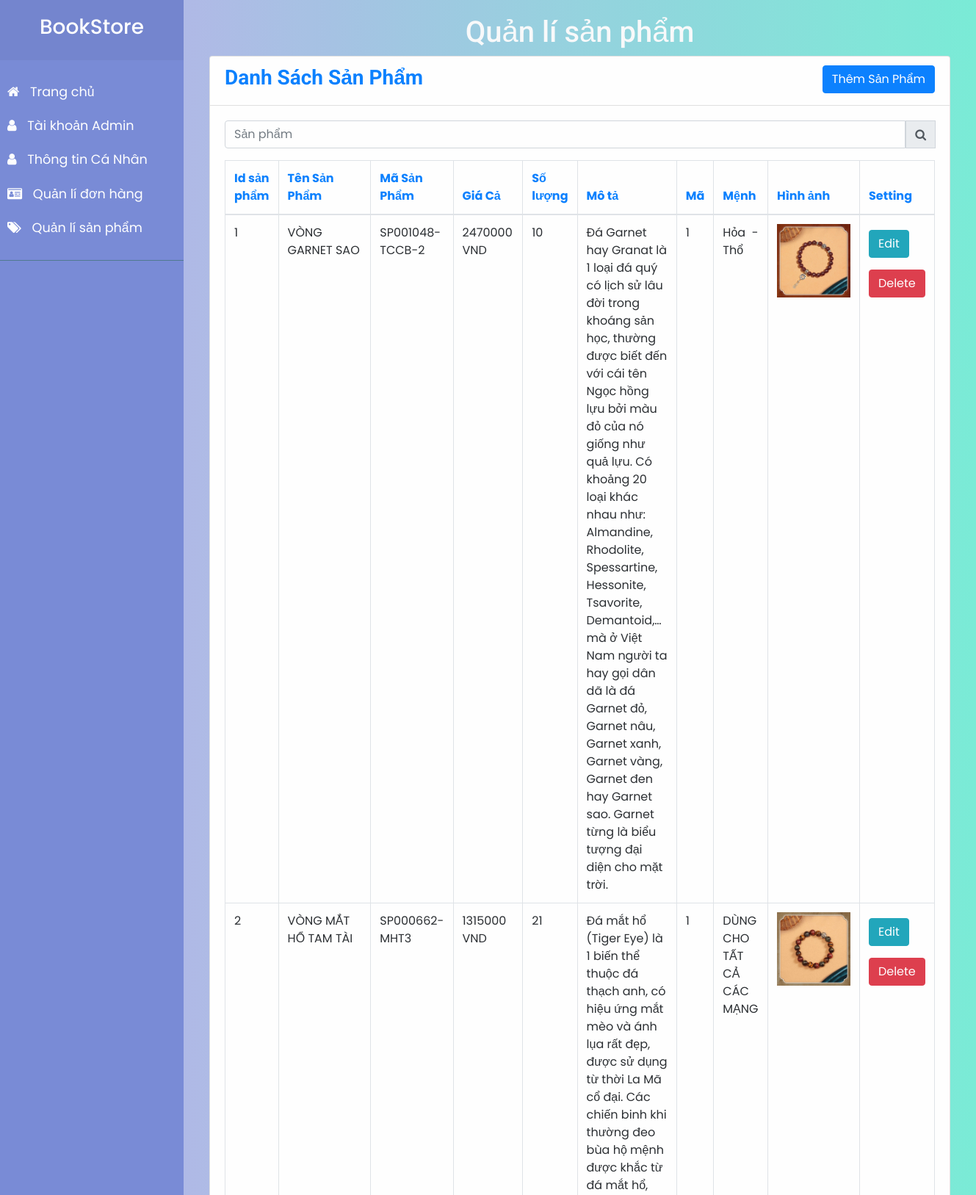
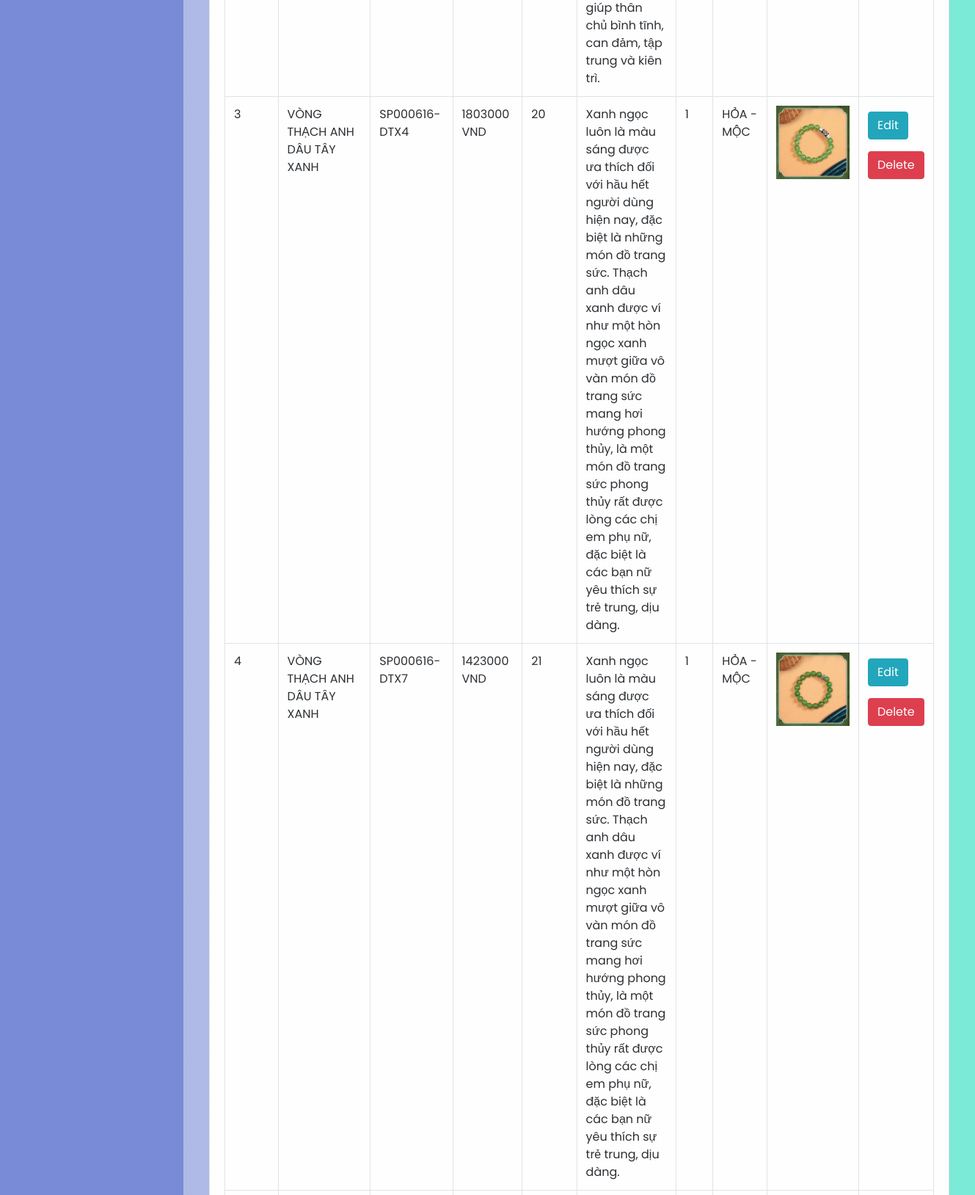
/Admin/SanPhamAdmin.php (upper part), run on the app's committed database (2 pictures, top to bottom).
### tables this page shows
CREATE TABLE `products` (
  `prd_id` int(100) NOT NULL,
  `prd_name` varchar(255) NOT NULL,
  `MaSP` varchar(20000) NOT NULL,
  `images` char(50) NOT NULL,
  `price` int(10) NOT NULL,
  `quantity` int(10) NOT NULL,
  `descriptions` varchar(500) NOT NULL,
  `brand_id` int(100) NOT NULL,
  `Menh` text NOT NULL
);

### Admin/SanPhamAdmin.php (the view, shortened to what this page needs)
<!DOCTYPE html>
<html lang="en">
  <head>
    <link
      rel="stylesheet"
      href="https://cdnjs.cloudflare.com/ajax/libs/font-awesome/4.7.0/css/font-awesome.min.css"
    />
    <link rel="stylesheet" href="css/bootstrap.min.css" />
    <link rel="stylesheet" href="css/jquery-ui.min.css" />
    <link rel="stylesheet" href="css/modal.css" />
    <link rel="stylesheet" href="css/style4.css" />
    <link rel="stylesheet" type="text/css" href="css/main.css" />
  </head>
  <body>
    <div class="wrapper">
      <?php
        include("sidebar.php");
      ?>
      <div id="content">
        <h1 class="text-center text-title-Don text-light">Quản lí sản phẩm</h1>
        <div class="container-fluid">
          <div class="card">
            <div class="card-header myCardHeader">
              <div class="row">
                <div class="col-md-6">
                  <h3
                    class="
                      text-left text-primary text-title-Don
                      font-weight-bold
                    "
                  >
                    Danh Sách Sản Phẩm
                  </h3>
                </div>
                <div class="col-md-6 text-right">
                  <button
                    class="btn btn-primary"
                    id="btnThem"
                    data-toggle="modal"
                    data-target="#myModal"
                  >
                    Thêm Sản Phẩm
                  </button>
                </div>
              </div>
            </div>
            <div class="card-body">
              <div class="row mb-3">
                <div class="col">
                  <div class="input-group">
                    <input
                      type="text"
                      class="form-control"
                      placeholder="Sản phẩm"
                      id="searchName"
                    />
                    <div class="input-group-prepend">
                      <span class="input-group-text" id="btnTimNV"
                        ><i class="fa fa-search"></i
                      ></span>
                    </div>
                  </div>
                </div>
              </div>
              <table class="table table-bordered table-hover myTable">
                <thead class="text-primary">
                  <tr>
                    <th class="nowrap">
                      <span class="">Id sản phẩm</span>
                    </th>
                    <th>Tên Sản Phẩm</th>
                    <th>Mã Sản Phẩm</th>
                    <th>Giá Cả</th>
                    <th>Số lượng</th>
                    <th>Mô tả</th>
                    <th>Mã</th>
                    <th>Mệnh</th>
                    <th>Hình ảnh</th>
                    <th>Setting</th>
                  </tr>
                </thead>
                <tbody id="tableDonHang">
                  <?php
                      include('connect.php');
                      $lenh = "select * from products";
                      $kq = mysqli_query($conn,$lenh);
                      while($row = mysqli_fetch_row($kq))
                      {
                        echo"
                        <tr key=$row[0] id='item'>
                            <td>$row[0]</td>
                            <td>$row[1]</td>
                            <td>$row[2]</td>
                            <td>$row[4] VND</td>
                            <td>$row[5]</td>
                            <td>$row[6]</td>
                            <td>$row[7]</td>
                            <td>$row[8]</td>
                            <td><img src='$row[3]' width='100px' alt=></td>
                            <td>
                            <a href='updatepro.php?edit=$row[0]'> <button class='my-2 btn btn-info' onclick='edit()'>Edit</button></a>
                              <a href='processPro.php?delete=$row[0]'><button class='my-2 btn btn-danger' onclick='xoa($row[1])' )'>Delete</button></a>
                            </td>
                        </tr>
                        ";
                      };
                  ?>
                </tbody>
              </table>
            </div>
          </div>
        </div>
      </div>
    </div>
  </body>
</html>

### Admin/sidebar.php
<?php
    echo "
    <nav id='sidebar'>
    <div class='sidebar-header'>
      <a href='index.php'><h3 class='title-Book text-center'>BookStore</h3></a>
    </div>
    <ul class='list-unstyled components'>
      <li>
        <a href='index.php'>
          <i class='fa fa-home'></i>
          Trang chủ
        </a>
      </li>
      <li>
        <a href='AdminInfo.php'>
          <i class='fa fa-user'></i>
           Tài khoản Admin
        </a>
      </li>
      <li>
      <a href='UserInfo.php'>
        <i class='fa fa-user'></i>
        Thông tin Cá Nhân
      </a>
    </li>
      <li>
        <a href='Order.php'>
          <i class='fa fa-id-card'></i>
          Quản lí đơn hàng
        </a>
      </li>
      <li>
        <a href='SanPhamAdmin.php'>
          <i class='fa fa-tags'></i>
          Quản lí sản phẩm
        </a>
      </li>
    </ul>
    <ul>
      <li class='text-center text'></li>
    </ul>
  </nav>
    "
?>

### Admin/css/modal.css (style rules this page uses)
* { padding: 0; margin: 0; box-sizing: border-box; }
body { background-image: linear-gradient(-225deg, #e3fdf5 0%, #ffe6fa 100%); background-image: linear-gradient(to top, #a8edea 0%, #fed6e3 100%); background-attachment: fixed; background-repeat: no-repeat; font-family: "Vibur", cursive; font-family: "Abel", sans-serif; opacity: 0.95; }

### Admin/css/style4.css (style rules this page uses)
body { font-family: "Poppins", sans-serif; background: #fafafa; }
a, a:hover, a:focus { color: inherit; text-decoration: none; transition: all 0.3s; }
i, span { display: inline-block; }
.wrapper { display: flex; align-items: stretch; }
#sidebar { min-width: 250px; max-width: 250px; background: #7386d5; color: #fff; transition: all 0.3s; }
#sidebar ul li a { text-align: left; }
#sidebar .sidebar-header { padding: 20px; background: #6d7fcc; }
#sidebar ul.components { padding: 20px 0; border-bottom: 1px solid #47748b; }
#sidebar ul li a { padding: 10px; font-size: 1.1em; display: block; }
#sidebar ul li a i { margin-right: 10px; }
#content { padding: 20px; min-height: 100vh; transition: all 0.3s; }

### Admin/css/main.css (style rules this page uses)
.text-title-Don { font-family: "Roboto", sans-serif; }
#content { width: 100%; background: #74ebd5; background: -webkit-linear-gradient( to right, #acb6e5, #74ebd5 ); background: linear-gradient( to right, #acb6e5, #74ebd5 ); }
.myCardHeader, .myCardFooter { background-color: transparent; }

### data on the page
products: prd_id "1", prd_name "VÒNG GARNET SAO", MaSP "SP001048-TCCB-2", price "2470000", quantity "10", descriptions "Đá Garnet hay Granat là 1 loại đá quý có lịch sử lâu đời trong khoáng sản học, thường được biết đến với cái tên Ngọc hồng lựu bởi màu đỏ của nó giống như quả lựu. Có khoảng 20 loại khác nhau như: Almandine, Rhodolite, Spessartine, Hessonite, Tsavorite, Demantoid,…mà ở Việt Nam người ta hay gọi dân dã là đá Garnet đỏ, Garnet nâu, Garnet xanh, Garnet vàng, Garnet đen hay Garnet sao. Garnet từng là biểu tượng đại diện cho mặt trời.", brand "1", Menh "Hỏa - Thổ", images (picture)
products: prd_id "2", prd_name "VÒNG MẮT HỔ TAM TÀI", MaSP "SP000662-MHT3", price "1315000", quantity "21", descriptions "Đá mắt hổ (Tiger Eye) là 1 biến thể thuộc đá thạch anh, có hiệu ứng mắt mèo và ánh lụa rất đẹp, được sử dụng từ thời La Mã cổ đại. Các chiến binh khi thường đeo bùa hộ mệnh được khắc từ đá mắt hổ, giúp thân chủ bình tĩnh, can đảm, tập trung và kiên trì.", brand "1", Menh "DÙNG CHO TẤT CẢ CÁC MẠNG", images (picture)
products: prd_id "3", prd_name "VÒNG THẠCH ANH DÂU TÂY XANH", MaSP "SP000616-DTX4", price "1803000", quantity "20", descriptions "Xanh ngọc luôn là màu sáng được ưa thích đối với hầu hết người dùng hiện nay, đặc biệt là những món đồ trang sức. Thạch anh dâu xanh được ví như một hòn ngọc xanh mượt giữa vô vàn món đồ trang sức mang hơi hướng phong thủy, là một món đồ trang sức phong thủy rất được lòng các chị em phụ nữ, đặc biệt là các bạn nữ yêu thích sự trẻ trung, dịu dàng.", brand "1", Menh "HỎA - MỘC", images (picture)
products: prd_id "4", prd_name "VÒNG THẠCH ANH DÂU TÂY XANH", MaSP "SP000616-DTX7", price "1423000", quantity "21", descriptions "Xanh ngọc luôn là màu sáng được ưa thích đối với hầu hết người dùng hiện nay, đặc biệt là những món đồ trang sức. Thạch anh dâu xanh được ví như một hòn ngọc xanh mượt giữa vô vàn món đồ trang sức mang hơi hướng phong thủy, là một món đồ trang sức phong thủy rất được lòng các chị em phụ nữ, đặc biệt là các bạn nữ yêu thích sự trẻ trung, dịu dàng.", brand "1", Menh "HỎA - MỘC", images (picture)
